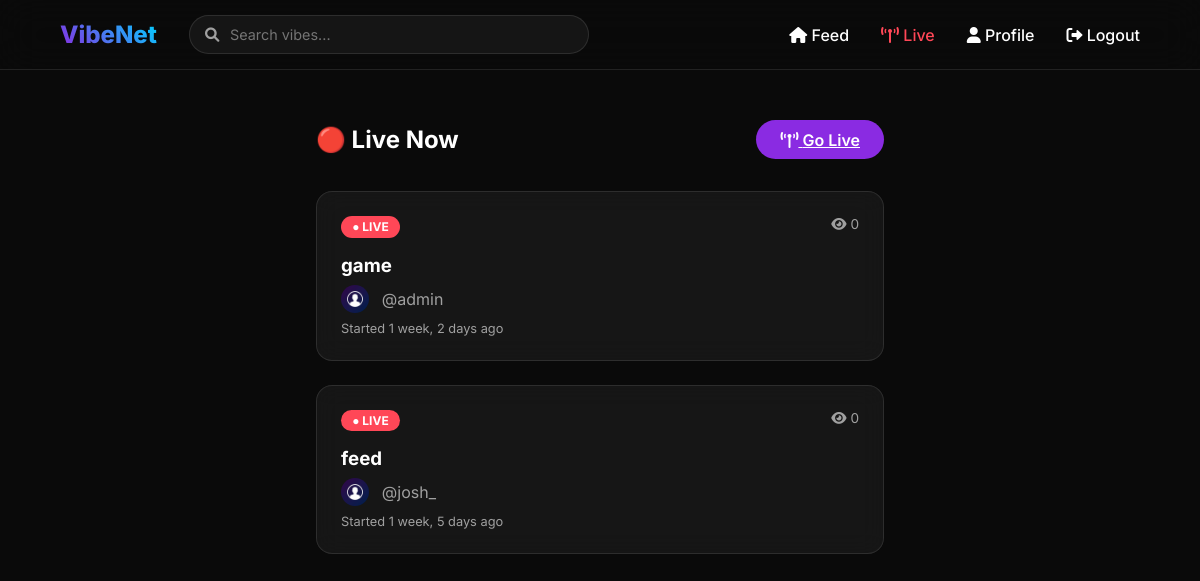
The page /live/ (signed in) on the database its author committed.
### core/models.py (models this page shows, shortened)
class LiveStream(models.Model):
    id = models.UUIDField(primary_key=True, default=uuid.uuid4, editable=False)
    host = models.ForeignKey(User, on_delete=models.CASCADE, related_name='streams')
    title = models.CharField(max_length=200)
    is_live = models.BooleanField(default=True)
    viewers = models.ManyToManyField(User, related_name='watching', blank=True)
    started_at = models.DateTimeField(auto_now_add=True)
    class Meta:
        ordering = ['-started_at']

class Profile(models.Model):
    user = models.OneToOneField(User, on_delete=models.CASCADE)
    bio = models.TextField(blank=True)
    profile_pic = models.ImageField(upload_to='profile_pics', default='default.png')
    followers = models.ManyToManyField('self', symmetrical=False, related_name='following', blank=True)

### core/views.py (the view)
# urls.py: path('live/', views.streams_list, name='streams_list'),
@login_required
def streams_list(request):
    streams = LiveStream.objects.filter(is_live=True)
    return render(request, 'core/streams.html', {'streams': streams})

### core/templates/core/streams.html (shortened to what this page needs)
{% extends 'core/base.html' %}
{% block content %}
<div class="container streams-page">
    <div class="streams-header">
        <h2>🔴 Live Now</h2>
        <a href="{% url 'go_live' %}" class="btn-primary">
            <i class="fas fa-broadcast-tower"></i> Go Live
        </a>
    </div>
    <div class="streams-grid">
        {% for stream in streams %}
        <a href="{% url 'watch_stream' stream.id %}" class="stream-card glass">
            <div class="stream-card-header">
                <span class="live-badge">● LIVE</span>
                <span class="viewer-count"><i class="fas fa-eye"></i> {{ stream.viewers.count }}</span>
            </div>
            <h3 class="stream-title">{{ stream.title }}</h3>
            <div class="stream-host">
                <img src="{{ stream.host.profile.profile_pic.url }}" class="stream-host-avatar" alt="{{ stream.host.username }}">
                @{{ stream.host.username }}
            </div>
            <div class="stream-age">Started {{ stream.started_at|timesince }} ago</div>
        </a>
        {% empty %}
        <div class="glass streams-empty">
            <div class="streams-empty-icon">📡</div>
            <p>No one is live right now. Be the first!</p>
            <a href="{% url 'go_live' %}" class="btn-primary mt-1 d-inline-block">Go Live</a>
        </div>
        {% endfor %}
    </div>
</div>
{% endblock %}

### core/templates/core/base.html (shortened to what this page needs)
<!DOCTYPE html>
<html lang="en">
<head>
    {% load static %}
    <link rel="stylesheet" href="{% static 'css/style.css' %}?v=1.4">
    <link rel="stylesheet" href="{% static 'css/extra.css' %}?v=1.1">
    <link rel="stylesheet" href="https://cdnjs.cloudflare.com/ajax/libs/font-awesome/6.0.0/css/all.min.css">
</head>
<body data-authenticated="{{ user.is_authenticated|yesno:'true,false' }}" data-signup-url="{% url 'signup' %}">
    <nav>
        <div class="nav-left">
            <div class="logo">VibeNet</div>
            <form action="{% url 'search' %}" method="GET" class="search-form">
                <i class="fas fa-search search-icon"></i>
                <input type="text" name="q" placeholder="Search vibes..." class="search-input" aria-label="Search">
            </form>
        </div>
        <div class="nav-links">
            <a href="{% url 'index' %}"><i class="fas fa-home"></i> Feed</a>
            <a href="{% url 'streams_list' %}" class="nav-live"><i class="fas fa-broadcast-tower"></i> Live</a>
            {% if user.is_authenticated %}
                <a href="{% url 'profile' user.username %}"><i class="fas fa-user"></i> Profile</a>
                <a href="{% url 'logout' %}"><i class="fas fa-sign-out-alt"></i> Logout</a>
            {% else %}
                <a href="{% url 'login' %}">Login</a>
                <a href="{% url 'signup' %}">Sign Up</a>
            {% endif %}
        </div>
    </nav>
    {% block content %}{% endblock %}
</body>
</html>

### static/css/style.css (style rules this page uses)
:root { --primary: #8a2be2; --primary-hover: #7b27cc; --bg-dark: #0a0a0a; --glass-bg: rgba(255, 255, 255, 0.05); --glass-border: rgba(255, 255, 255, 0.1); --text-main: #ffffff; --text-muted: #a0a0a0; --accent: #ff4757; }
* { margin: 0; padding: 0; box-sizing: border-box; font-family: 'Inter', sans-serif; }
body { background-color: var(--bg-dark); color: var(--text-main); overflow-x: hidden; }
.glass { background: var(--glass-bg); -webkit-backdrop-filter: blur(12px); backdrop-filter: blur(12px); border: 1px solid var(--glass-border); border-radius: 16px; }
nav { position: fixed; top: 0; width: 100%; height: 70px; background: rgba(10, 10, 10, 0.7); -webkit-backdrop-filter: blur(20px); backdrop-filter: blur(20px); display: flex; justify-content: space-between; align-items: center; padding: 0 5%; z-index: 1000; border-bottom: 1px solid var(--glass-border); }
.nav-left { display: flex; align-items: center; gap: 2rem; flex: 1; }
.search-form { position: relative; max-width: 400px; width: 100%; }
.search-icon { position: absolute; left: 1rem; top: 50%; transform: translateY(-50%); color: var(--text-muted); font-size: 0.9rem; }
.search-input { width: 100%; padding: 0.6rem 1rem 0.6rem 2.5rem; background: rgba(255, 255, 255, 0.05); border: 1px solid var(--glass-border); border-radius: 20px; color: white; font-size: 0.9rem; outline: none; transition: all 0.3s ease; }
.logo { font-size: 1.5rem; font-weight: 800; background: linear-gradient(45deg, var(--primary), #00d2ff); -webkit-background-clip: text; background-clip: text; -webkit-text-fill-color: transparent; }
.nav-links { display: flex; gap: 2rem; }
.nav-links a { color: var(--text-main); text-decoration: none; font-weight: 500; transition: 0.3s; }
.container { max-width: 600px; margin: 100px auto; padding: 0 1rem; }
.btn-primary { background: var(--primary); color: white; padding: 0.6rem 1.5rem; border-radius: 30px; border: none; font-weight: 600; cursor: pointer; transition: 0.3s; }
.streams-page { margin-top: 120px; }
.streams-header { display: flex; justify-content: space-between; align-items: center; margin-bottom: 2rem; }
.streams-grid { display: grid; grid-template-columns: repeat(auto-fill, minmax(280px, 1fr)); gap: 1.5rem; }
.stream-card { padding: 1.5rem; transition: transform 0.2s; cursor: pointer; text-decoration: none; color: inherit; display: block; }
.stream-card-header { display: flex; justify-content: space-between; margin-bottom: 1rem; }
.live-badge { background: #ff4757; color: white; padding: 0.2rem 0.7rem; border-radius: 20px; font-size: 0.75rem; font-weight: 700; animation: pulse 1.5s infinite; }
.viewer-count { color: var(--text-muted); font-size: 0.85rem; }
.stream-title { margin-bottom: 0.5rem; }
.stream-host { display: flex; align-items: center; gap: 0.8rem; color: var(--text-muted); }
.stream-host-avatar { width: 28px; height: 28px; border-radius: 50%; object-fit: cover; }
.stream-age { margin-top: 0.5rem; font-size: 0.8rem; color: var(--text-muted); }
.nav-live { color: #ff4757 !important; }

### static/css/extra.css (style rules this page uses)
.live-badge, .live-badge-red { animation: pulse 1.5s infinite, liveGlow 2s infinite; }

### rows shown on the page
LiveStream: viewers.count "0", title "game", host.profile.profile_pic (placeholder picture), host.username "admin", started_at "1 week, 2 days"
LiveStream: viewers.count "0", title "feed", host.profile.profile_pic (placeholder picture), host.username "josh_", started_at "1 week, 5 days"
